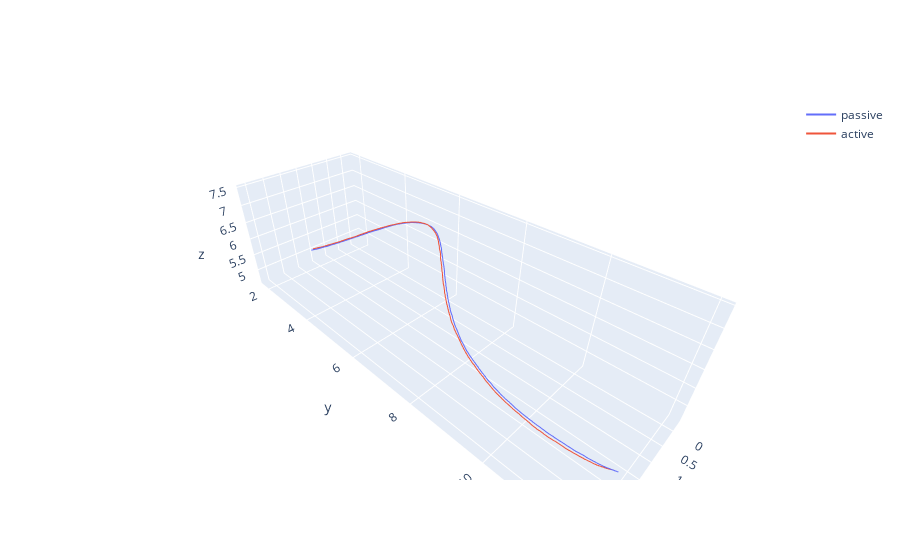

Write notebook code for a chart like this one.
### Code cell
do_nothing = DoNothing()
plot_agent_trajectory(do_nothing,seed=2)

### Figure 1 — Plotly figure (JSON) as saved in the notebook; plotly's stock layout.template omitted (floating-point values rounded to 4 significant figures; data arrays with more than 128 entries replaced by an {"elided": "..."} marker saying what was removed)
{"data": [{"mode": "lines", "name": "passive", "type": "scatter3d", "x": {"elided": "1001 float values"}, "y": {"elided": "1001 float values"}, "z": {"elided": "1001 float values"}}, {"mode": "lines", "name": "active", "type": "scatter3d", "x": {"elided": "1001 float values"}, "y": {"elided": "1001 float values"}, "z": {"elided": "1001 float values"}}], "layout": {}}
